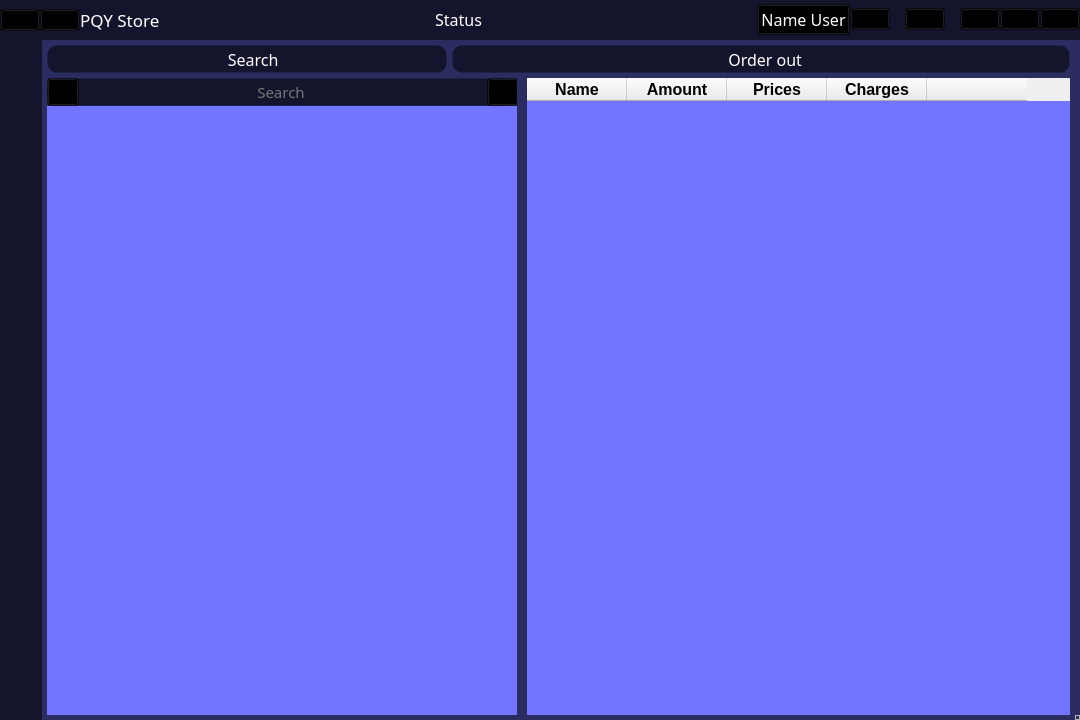
<?xml version="1.0" encoding="UTF-8"?>
<ui version="4.0">
 <class>MainWindow</class>
 <widget class="QMainWindow" name="MainWindow">
  <property name="geometry">
   <rect>
    <x>0</x>
    <y>0</y>
    <width>1080</width>
    <height>720</height>
   </rect>
  </property>
  <property name="windowTitle">
   <string>MainWindow</string>
  </property>
  <property name="styleSheet">
   <string notr="true">#printbill, #search_btn{
	color: #fff;
	font: 12pt Comfortaa;
	background-color: #14142c;
	border: 1px solid;
	border-radius: 10px;
	border-color: transparent;
}
#widget_7 QPushButton:hover{
	background-color: #252552;
	border-color: #6969ea;
}
#tableWidget, #table_search{
	background-color: #7275ff;
}
#label_search{
	color: #777;
	font: 11pt Comfortaa;
	background-color: #14142c;
	border: 1px solid;
	border-radius: 10px;
	border-color: transparent;
}
#search_box{
	background-color: transparent;
	color: #fff;
	font: 11pt Comfortaa;
	border: 1px solid;
	border-radius: 7px;
	border-color: transparent;
}
#widget_8 QPushButton{
	background-color: transparent;
}

*{}

#name_app{
	font: 13pt Comfortaa;
	color: #fff
}
#name_user, #status_title{
	color: #fff;
	font: 12pt Comfortaa;
}

#title_bar QPushButton{
	background-color: transparent;
}
#title_bar{
	background-color: #14142c;
}
#centralwidget{
	background-color: #2b2c60;
}
#left_menu{
	background-color: #14142c;
}
#left_menu QPushButton {
	min-width: 40px;
	min-height: 40px;
	border: 1px solid;
	border-color: transparent;
	background-color: transparent;
}
#left_menu QPushButton:hover {
	background-color: #252552;
	border-top-color: #6969ea;
	border-bottom-color: #6969ea;
}
QToolTip {
	color: #fff;
	font: 10pt Comfortaa;
	background-color: rgba(100, 100, 100, 100);
	border: 1px solid;
	border-radius: 7px;
	border-color: #fff;
}</string>
  </property>
  <widget class="QWidget" name="centralwidget">
   <layout class="QVBoxLayout" name="verticalLayout">
    <property name="spacing">
     <number>0</number>
    </property>
    <property name="leftMargin">
     <number>0</number>
    </property>
    <property name="topMargin">
     <number>0</number>
    </property>
    <property name="rightMargin">
     <number>0</number>
    </property>
    <property name="bottomMargin">
     <number>0</number>
    </property>
    <item alignment="Qt::AlignTop">
     <widget class="QWidget" name="title_bar" native="true">
      <property name="minimumSize">
       <size>
        <width>0</width>
        <height>40</height>
       </size>
      </property>
      <layout class="QHBoxLayout" name="horizontalLayout">
       <property name="spacing">
        <number>0</number>
       </property>
       <property name="leftMargin">
        <number>0</number>
       </property>
       <property name="topMargin">
        <number>0</number>
       </property>
       <property name="rightMargin">
        <number>0</number>
       </property>
       <property name="bottomMargin">
        <number>0</number>
       </property>
       <item alignment="Qt::AlignLeft|Qt::AlignVCenter">
        <widget class="QWidget" name="logo" native="true">
         <property name="toolTip">
          <string>Built &amp; developed by PQY Team</string>
         </property>
         <layout class="QHBoxLayout" name="horizontalLayout_3">
          <property name="spacing">
           <number>0</number>
          </property>
          <property name="leftMargin">
           <number>0</number>
          </property>
          <property name="topMargin">
           <number>0</number>
          </property>
          <property name="rightMargin">
           <number>0</number>
          </property>
          <property name="bottomMargin">
           <number>0</number>
          </property>
          <item>
           <widget class="QPushButton" name="left_menu_btn">
            <property name="minimumSize">
             <size>
              <width>40</width>
              <height>0</height>
             </size>
            </property>
            <property name="toolTip">
             <string>Menu</string>
            </property>
            <property name="text">
             <string/>
            </property>
            <property name="icon">
             <iconset>
              <normaloff>../icons/menu-white.svg</normaloff>../icons/menu-white.svg</iconset>
            </property>
            <property name="iconSize">
             <size>
              <width>30</width>
              <height>30</height>
             </size>
            </property>
            <property name="shortcut">
             <string>Ctrl+Tab</string>
            </property>
           </widget>
          </item>
          <item alignment="Qt::AlignLeft|Qt::AlignVCenter">
           <widget class="QPushButton" name="logo_app">
            <property name="text">
             <string/>
            </property>
            <property name="icon">
             <iconset>
              <normaloff>../Image/OLD/0a890a8477d7b889e1c6.jpg</normaloff>../Image/OLD/0a890a8477d7b889e1c6.jpg</iconset>
            </property>
            <property name="iconSize">
             <size>
              <width>32</width>
              <height>32</height>
             </size>
            </property>
           </widget>
          </item>
          <item alignment="Qt::AlignLeft|Qt::AlignVCenter">
           <widget class="QLabel" name="name_app">
            <property name="text">
             <string>PQY Store</string>
            </property>
           </widget>
          </item>
         </layout>
         <zorder>logo_app</zorder>
         <zorder>name_app</zorder>
         <zorder>left_menu_btn</zorder>
        </widget>
       </item>
       <item alignment="Qt::AlignVCenter">
        <widget class="QWidget" name="widget_status" native="true">
         <property name="sizePolicy">
          <sizepolicy hsizetype="Expanding" vsizetype="Preferred">
           <horstretch>0</horstretch>
           <verstretch>0</verstretch>
          </sizepolicy>
         </property>
         <layout class="QVBoxLayout" name="verticalLayout_2">
          <property name="spacing">
           <number>0</number>
          </property>
          <property name="leftMargin">
           <number>0</number>
          </property>
          <property name="topMargin">
           <number>0</number>
          </property>
          <property name="rightMargin">
           <number>0</number>
          </property>
          <property name="bottomMargin">
           <number>0</number>
          </property>
          <item>
           <widget class="QLabel" name="status_title">
            <property name="sizePolicy">
             <sizepolicy hsizetype="Preferred" vsizetype="Preferred">
              <horstretch>0</horstretch>
              <verstretch>0</verstretch>
             </sizepolicy>
            </property>
            <property name="text">
             <string>Status</string>
            </property>
            <property name="alignment">
             <set>Qt::AlignCenter</set>
            </property>
           </widget>
          </item>
         </layout>
        </widget>
       </item>
       <item alignment="Qt::AlignRight|Qt::AlignVCenter">
        <widget class="QWidget" name="widget_profile" native="true">
         <layout class="QHBoxLayout" name="horizontalLayout_2">
          <property name="spacing">
           <number>0</number>
          </property>
          <property name="leftMargin">
           <number>0</number>
          </property>
          <property name="topMargin">
           <number>0</number>
          </property>
          <property name="rightMargin">
           <number>0</number>
          </property>
          <property name="bottomMargin">
           <number>0</number>
          </property>
          <item>
           <widget class="QPushButton" name="name_user">
            <property name="toolTip">
             <string>Profile</string>
            </property>
            <property name="layoutDirection">
             <enum>Qt::RightToLeft</enum>
            </property>
            <property name="text">
             <string>Name User</string>
            </property>
            <property name="icon">
             <iconset>
              <normaloff>../icons/user-white.svg</normaloff>../icons/user-white.svg</iconset>
            </property>
            <property name="iconSize">
             <size>
              <width>30</width>
              <height>30</height>
             </size>
            </property>
           </widget>
          </item>
          <item>
           <widget class="QPushButton" name="log_out">
            <property name="toolTip">
             <string>Log out</string>
            </property>
            <property name="text">
             <string/>
            </property>
            <property name="icon">
             <iconset>
              <normaloff>../icons/log-out-white.svg</normaloff>../icons/log-out-white.svg</iconset>
            </property>
            <property name="iconSize">
             <size>
              <width>30</width>
              <height>26</height>
             </size>
            </property>
           </widget>
          </item>
          <item>
           <widget class="QLabel" name="label">
            <property name="minimumSize">
             <size>
              <width>15</width>
              <height>0</height>
             </size>
            </property>
            <property name="text">
             <string/>
            </property>
           </widget>
          </item>
          <item>
           <widget class="QPushButton" name="return_home">
            <property name="toolTip">
             <string>Home</string>
            </property>
            <property name="text">
             <string/>
            </property>
            <property name="icon">
             <iconset>
              <normaloff>../icons/home-white.svg</normaloff>../icons/home-white.svg</iconset>
            </property>
            <property name="iconSize">
             <size>
              <width>40</width>
              <height>26</height>
             </size>
            </property>
           </widget>
          </item>
          <item>
           <widget class="QLabel" name="label_2">
            <property name="minimumSize">
             <size>
              <width>15</width>
              <height>0</height>
             </size>
            </property>
            <property name="text">
             <string/>
            </property>
           </widget>
          </item>
          <item>
           <widget class="QPushButton" name="minimize_btn">
            <property name="toolTip">
             <string>Minimize</string>
            </property>
            <property name="statusTip">
             <string extracomment="Minimize"/>
            </property>
            <property name="accessibleDescription">
             <string/>
            </property>
            <property name="text">
             <string/>
            </property>
            <property name="icon">
             <iconset>
              <normaloff>../icons/minus-white.svg</normaloff>../icons/minus-white.svg</iconset>
            </property>
            <property name="iconSize">
             <size>
              <width>30</width>
              <height>25</height>
             </size>
            </property>
           </widget>
          </item>
          <item>
           <widget class="QPushButton" name="maximize_btn">
            <property name="toolTip">
             <string>Maximize</string>
            </property>
            <property name="text">
             <string/>
            </property>
            <property name="icon">
             <iconset>
              <normaloff>../icons/square-white.svg</normaloff>../icons/square-white.svg</iconset>
            </property>
            <property name="iconSize">
             <size>
              <width>30</width>
              <height>22</height>
             </size>
            </property>
           </widget>
          </item>
          <item>
           <widget class="QPushButton" name="close_btn">
            <property name="toolTip">
             <string>Close</string>
            </property>
            <property name="text">
             <string/>
            </property>
            <property name="icon">
             <iconset>
              <normaloff>../icons/x-white.svg</normaloff>../icons/x-white.svg</iconset>
            </property>
            <property name="iconSize">
             <size>
              <width>30</width>
              <height>25</height>
             </size>
            </property>
           </widget>
          </item>
         </layout>
        </widget>
       </item>
      </layout>
     </widget>
    </item>
    <item>
     <widget class="QWidget" name="screen_app" native="true">
      <property name="sizePolicy">
       <sizepolicy hsizetype="Expanding" vsizetype="Expanding">
        <horstretch>0</horstretch>
        <verstretch>0</verstretch>
       </sizepolicy>
      </property>
      <layout class="QHBoxLayout" name="horizontalLayout_6">
       <property name="spacing">
        <number>0</number>
       </property>
       <property name="leftMargin">
        <number>0</number>
       </property>
       <property name="topMargin">
        <number>0</number>
       </property>
       <property name="rightMargin">
        <number>0</number>
       </property>
       <property name="bottomMargin">
        <number>0</number>
       </property>
       <item>
        <widget class="QWidget" name="left_menu" native="true">
         <property name="styleSheet">
          <string notr="true"/>
         </property>
         <layout class="QVBoxLayout" name="verticalLayout_3">
          <property name="spacing">
           <number>0</number>
          </property>
          <property name="leftMargin">
           <number>0</number>
          </property>
          <property name="topMargin">
           <number>5</number>
          </property>
          <property name="rightMargin">
           <number>0</number>
          </property>
          <property name="bottomMargin">
           <number>10</number>
          </property>
          <item>
           <widget class="QPushButton" name="sell_button">
            <property name="sizePolicy">
             <sizepolicy hsizetype="Preferred" vsizetype="Preferred">
              <horstretch>0</horstretch>
              <verstretch>0</verstretch>
             </sizepolicy>
            </property>
            <property name="cursor">
             <cursorShape>PointingHandCursor</cursorShape>
            </property>
            <property name="toolTip">
             <string>Sell</string>
            </property>
            <property name="layoutDirection">
             <enum>Qt::LeftToRight</enum>
            </property>
            <property name="text">
             <string/>
            </property>
            <property name="icon">
             <iconset>
              <normaloff>../icons/shopping-cart-white.svg</normaloff>../icons/shopping-cart-white.svg</iconset>
            </property>
            <property name="iconSize">
             <size>
              <width>30</width>
              <height>30</height>
             </size>
            </property>
           </widget>
          </item>
          <item>
           <widget class="QPushButton" name="shift_summary_btn">
            <property name="sizePolicy">
             <sizepolicy hsizetype="Minimum" vsizetype="Minimum">
              <horstretch>0</horstretch>
              <verstretch>0</verstretch>
             </sizepolicy>
            </property>
            <property name="cursor">
             <cursorShape>PointingHandCursor</cursorShape>
            </property>
            <property name="toolTip">
             <string>Shift Work</string>
            </property>
            <property name="layoutDirection">
             <enum>Qt::LeftToRight</enum>
            </property>
            <property name="text">
             <string/>
            </property>
            <property name="icon">
             <iconset>
              <normaloff>../icons/fast-forward-white.svg</normaloff>../icons/fast-forward-white.svg</iconset>
            </property>
            <property name="iconSize">
             <size>
              <width>30</width>
              <height>30</height>
             </size>
            </property>
           </widget>
          </item>
          <item>
           <widget class="QPushButton" name="view_stock_btn">
            <property name="sizePolicy">
             <sizepolicy hsizetype="Minimum" vsizetype="Minimum">
              <horstretch>0</horstretch>
              <verstretch>0</verstretch>
             </sizepolicy>
            </property>
            <property name="cursor">
             <cursorShape>PointingHandCursor</cursorShape>
            </property>
            <property name="toolTip">
             <string>Warehouse</string>
            </property>
            <property name="layoutDirection">
             <enum>Qt::RightToLeft</enum>
            </property>
            <property name="text">
             <string/>
            </property>
            <property name="icon">
             <iconset>
              <normaloff>../icons/package-white.svg</normaloff>../icons/package-white.svg</iconset>
            </property>
            <property name="iconSize">
             <size>
              <width>30</width>
              <height>30</height>
             </size>
            </property>
           </widget>
          </item>
          <item>
           <widget class="QPushButton" name="view_history_btn">
            <property name="sizePolicy">
             <sizepolicy hsizetype="Minimum" vsizetype="Minimum">
              <horstretch>0</horstretch>
              <verstretch>0</verstretch>
             </sizepolicy>
            </property>
            <property name="cursor">
             <cursorShape>PointingHandCursor</cursorShape>
            </property>
            <property name="toolTip">
             <string>History</string>
            </property>
            <property name="layoutDirection">
             <enum>Qt::RightToLeft</enum>
            </property>
            <property name="text">
             <string/>
            </property>
            <property name="icon">
             <iconset>
              <normaloff>../icons/book-white.svg</normaloff>../icons/book-white.svg</iconset>
            </property>
            <property name="iconSize">
             <size>
              <width>30</width>
              <height>30</height>
             </size>
            </property>
           </widget>
          </item>
          <item>
           <widget class="QPushButton" name="import_export_btn">
            <property name="sizePolicy">
             <sizepolicy hsizetype="Minimum" vsizetype="Minimum">
              <horstretch>0</horstretch>
              <verstretch>0</verstretch>
             </sizepolicy>
            </property>
            <property name="cursor">
             <cursorShape>PointingHandCursor</cursorShape>
            </property>
            <property name="toolTip">
             <string>Import - Export</string>
            </property>
            <property name="text">
             <string/>
            </property>
            <property name="icon">
             <iconset>
              <normaloff>../icons/truck-white.svg</normaloff>../icons/truck-white.svg</iconset>
            </property>
            <property name="iconSize">
             <size>
              <width>30</width>
              <height>30</height>
             </size>
            </property>
           </widget>
          </item>
          <item>
           <widget class="QPushButton" name="signup">
            <property name="sizePolicy">
             <sizepolicy hsizetype="Minimum" vsizetype="Minimum">
              <horstretch>0</horstretch>
              <verstretch>0</verstretch>
             </sizepolicy>
            </property>
            <property name="cursor">
             <cursorShape>PointingHandCursor</cursorShape>
            </property>
            <property name="toolTip">
             <string>Add  member</string>
            </property>
            <property name="layoutDirection">
             <enum>Qt::RightToLeft</enum>
            </property>
            <property name="text">
             <string/>
            </property>
            <property name="icon">
             <iconset>
              <normaloff>../icons/user-plus-white.svg</normaloff>../icons/user-plus-white.svg</iconset>
            </property>
            <property name="iconSize">
             <size>
              <width>30</width>
              <height>30</height>
             </size>
            </property>
           </widget>
          </item>
          <item>
           <spacer name="verticalSpacer">
            <property name="orientation">
             <enum>Qt::Vertical</enum>
            </property>
            <property name="sizeHint" stdset="0">
             <size>
              <width>20</width>
              <height>40</height>
             </size>
            </property>
           </spacer>
          </item>
          <item>
           <widget class="QPushButton" name="close_left_menu">
            <property name="toolTip">
             <string>Close menu</string>
            </property>
            <property name="text">
             <string/>
            </property>
            <property name="icon">
             <iconset>
              <normaloff>../icons/x-circle-white.svg</normaloff>../icons/x-circle-white.svg</iconset>
            </property>
            <property name="iconSize">
             <size>
              <width>30</width>
              <height>30</height>
             </size>
            </property>
            <property name="shortcut">
             <string>Ctrl+Tab</string>
            </property>
           </widget>
          </item>
          <item>
           <widget class="QPushButton" name="help_btn">
            <property name="toolTip">
             <string>Help</string>
            </property>
            <property name="text">
             <string/>
            </property>
            <property name="icon">
             <iconset>
              <normaloff>../icons/help-circle-white.svg</normaloff>../icons/help-circle-white.svg</iconset>
            </property>
            <property name="iconSize">
             <size>
              <width>30</width>
              <height>30</height>
             </size>
            </property>
           </widget>
          </item>
          <item>
           <widget class="QPushButton" name="info_btn">
            <property name="toolTip">
             <string>Info</string>
            </property>
            <property name="text">
             <string/>
            </property>
            <property name="icon">
             <iconset>
              <normaloff>../icons/alert-circle-white.svg</normaloff>../icons/alert-circle-white.svg</iconset>
            </property>
            <property name="iconSize">
             <size>
              <width>30</width>
              <height>30</height>
             </size>
            </property>
           </widget>
          </item>
          <item>
           <widget class="QPushButton" name="contact_btn">
            <property name="toolTip">
             <string>Contact</string>
            </property>
            <property name="text">
             <string/>
            </property>
            <property name="icon">
             <iconset>
              <normaloff>../icons/phone-call-white.svg</normaloff>../icons/phone-call-white.svg</iconset>
            </property>
            <property name="iconSize">
             <size>
              <width>30</width>
              <height>30</height>
             </size>
            </property>
           </widget>
          </item>
          <item>
           <widget class="QPushButton" name="setting_btn">
            <property name="toolTip">
             <string>Setting</string>
            </property>
            <property name="text">
             <string/>
            </property>
            <property name="icon">
             <iconset>
              <normaloff>../icons/settings-white.svg</normaloff>../icons/settings-white.svg</iconset>
            </property>
            <property name="iconSize">
             <size>
              <width>30</width>
              <height>30</height>
             </size>
            </property>
           </widget>
          </item>
         </layout>
        </widget>
       </item>
       <item>
        <widget class="QWidget" name="main_screen" native="true">
         <property name="sizePolicy">
          <sizepolicy hsizetype="Expanding" vsizetype="Expanding">
           <horstretch>0</horstretch>
           <verstretch>0</verstretch>
          </sizepolicy>
         </property>
         <layout class="QVBoxLayout" name="verticalLayout_6">
          <property name="spacing">
           <number>0</number>
          </property>
          <property name="leftMargin">
           <number>0</number>
          </property>
          <property name="topMargin">
           <number>0</number>
          </property>
          <property name="rightMargin">
           <number>0</number>
          </property>
          <property name="bottomMargin">
           <number>0</number>
          </property>
          <item>
           <widget class="QWidget" name="widget_7" native="true">
            <layout class="QHBoxLayout" name="horizontalLayout_4">
             <property name="spacing">
              <number>5</number>
             </property>
             <property name="leftMargin">
              <number>5</number>
             </property>
             <property name="topMargin">
              <number>5</number>
             </property>
             <property name="rightMargin">
              <number>5</number>
             </property>
             <property name="bottomMargin">
              <number>0</number>
             </property>
             <item>
              <widget class="QPushButton" name="search_btn">
               <property name="minimumSize">
                <size>
                 <width>400</width>
                 <height>28</height>
                </size>
               </property>
               <property name="text">
                <string>   Search</string>
               </property>
               <property name="icon">
                <iconset>
                 <normaloff>../icons/search-white.svg</normaloff>../icons/search-white.svg</iconset>
               </property>
               <property name="iconSize">
                <size>
                 <width>20</width>
                 <height>20</height>
                </size>
               </property>
               <property name="shortcut">
                <string>Ctrl+S</string>
               </property>
              </widget>
             </item>
             <item>
              <widget class="QPushButton" name="printbill">
               <property name="sizePolicy">
                <sizepolicy hsizetype="Expanding" vsizetype="Fixed">
                 <horstretch>0</horstretch>
                 <verstretch>0</verstretch>
                </sizepolicy>
               </property>
               <property name="minimumSize">
                <size>
                 <width>0</width>
                 <height>28</height>
                </size>
               </property>
               <property name="styleSheet">
                <string notr="true"/>
               </property>
               <property name="text">
                <string>  Order out</string>
               </property>
               <property name="icon">
                <iconset>
                 <normaloff>../icons/printer-white.svg</normaloff>../icons/printer-white.svg</iconset>
               </property>
               <property name="iconSize">
                <size>
                 <width>20</width>
                 <height>20</height>
                </size>
               </property>
               <property name="shortcut">
                <string>Ctrl+P</string>
               </property>
              </widget>
             </item>
            </layout>
           </widget>
          </item>
          <item>
           <widget class="QWidget" name="widget_8" native="true">
            <layout class="QHBoxLayout" name="horizontalLayout_5">
             <property name="spacing">
              <number>0</number>
             </property>
             <property name="leftMargin">
              <number>0</number>
             </property>
             <property name="topMargin">
              <number>0</number>
             </property>
             <property name="rightMargin">
              <number>0</number>
             </property>
             <property name="bottomMargin">
              <number>0</number>
             </property>
             <item>
              <widget class="QWidget" name="widget_search" native="true">
               <property name="enabled">
                <bool>true</bool>
               </property>
               <property name="maximumSize">
                <size>
                 <width>480</width>
                 <height>16777215</height>
                </size>
               </property>
               <layout class="QVBoxLayout" name="verticalLayout_4">
                <property name="spacing">
                 <number>0</number>
                </property>
                <property name="leftMargin">
                 <number>5</number>
                </property>
                <property name="topMargin">
                 <number>5</number>
                </property>
                <property name="rightMargin">
                 <number>5</number>
                </property>
                <property name="bottomMargin">
                 <number>5</number>
                </property>
                <item>
                 <widget class="QWidget" name="widget" native="true">
                  <property name="minimumSize">
                   <size>
                    <width>0</width>
                    <height>28</height>
                   </size>
                  </property>
                  <widget class="QLineEdit" name="search_box">
                   <property name="geometry">
                    <rect>
                     <x>30</x>
                     <y>0</y>
                     <width>411</width>
                     <height>28</height>
                    </rect>
                   </property>
                   <property name="sizePolicy">
                    <sizepolicy hsizetype="Minimum" vsizetype="Fixed">
                     <horstretch>0</horstretch>
                     <verstretch>0</verstretch>
                    </sizepolicy>
                   </property>
                   <property name="minimumSize">
                    <size>
                     <width>200</width>
                     <height>0</height>
                    </size>
                   </property>
                   <property name="maximumSize">
                    <size>
                     <width>450</width>
                     <height>16777215</height>
                    </size>
                   </property>
                   <property name="font">
                    <font>
                     <family>Comfortaa</family>
                     <pointsize>11</pointsize>
                     <weight>50</weight>
                     <italic>false</italic>
                     <bold>false</bold>
                    </font>
                   </property>
                   <property name="styleSheet">
                    <string notr="true"/>
                   </property>
                   <property name="text">
                    <string/>
                   </property>
                   <property name="alignment">
                    <set>Qt::AlignCenter</set>
                   </property>
                  </widget>
                  <widget class="QLabel" name="label_search">
                   <property name="enabled">
                    <bool>true</bool>
                   </property>
                   <property name="geometry">
                    <rect>
                     <x>0</x>
                     <y>0</y>
                     <width>468</width>
                     <height>28</height>
                    </rect>
                   </property>
                   <property name="sizePolicy">
                    <sizepolicy hsizetype="Preferred" vsizetype="Preferred">
                     <horstretch>0</horstretch>
                     <verstretch>0</verstretch>
                    </sizepolicy>
                   </property>
                   <property name="text">
                    <string>Search</string>
                   </property>
                   <property name="scaledContents">
                    <bool>false</bool>
                   </property>
                   <property name="alignment">
                    <set>Qt::AlignCenter</set>
                   </property>
                   <property name="indent">
                    <number>-1</number>
                   </property>
                  </widget>
                  <widget class="QPushButton" name="close_search_btn">
                   <property name="geometry">
                    <rect>
                     <x>440</x>
                     <y>0</y>
                     <width>32</width>
                     <height>28</height>
                    </rect>
                   </property>
                   <property name="text">
                    <string/>
                   </property>
                   <property name="icon">
                    <iconset>
                     <normaloff>../icons/x-circle-white.svg</normaloff>../icons/x-circle-white.svg</iconset>
                   </property>
                   <property name="iconSize">
                    <size>
                     <width>20</width>
                     <height>20</height>
                    </size>
                   </property>
                   <property name="shortcut">
                    <string>Ctrl+S</string>
                   </property>
                  </widget>
                  <widget class="QPushButton" name="pushButton_7">
                   <property name="geometry">
                    <rect>
                     <x>0</x>
                     <y>0</y>
                     <width>32</width>
                     <height>28</height>
                    </rect>
                   </property>
                   <property name="text">
                    <string/>
                   </property>
                   <property name="icon">
                    <iconset>
                     <normaloff>../icons/search-white.svg</normaloff>../icons/search-white.svg</iconset>
                   </property>
                   <property name="iconSize">
                    <size>
                     <width>20</width>
                     <height>20</height>
                    </size>
                   </property>
                  </widget>
                  <zorder>label_search</zorder>
                  <zorder>close_search_btn</zorder>
                  <zorder>pushButton_7</zorder>
                  <zorder>search_box</zorder>
                 </widget>
                </item>
                <item>
                 <widget class="QTableWidget" name="table_search">
                  <property name="enabled">
                   <bool>true</bool>
                  </property>
                  <property name="sizePolicy">
                   <sizepolicy hsizetype="Expanding" vsizetype="Expanding">
                    <horstretch>0</horstretch>
                    <verstretch>0</verstretch>
                   </sizepolicy>
                  </property>
                  <property name="baseSize">
                   <size>
                    <width>600</width>
                    <height>500</height>
                   </size>
                  </property>
                  <property name="font">
                   <font>
                    <family>Comfortaa</family>
                    <pointsize>10</pointsize>
                    <weight>50</weight>
                    <italic>false</italic>
                    <bold>false</bold>
                   </font>
                  </property>
                  <property name="cursor" stdset="0">
                   <cursorShape>PointingHandCursor</cursorShape>
                  </property>
                  <property name="styleSheet">
                   <string notr="true"/>
                  </property>
                  <property name="frameShape">
                   <enum>QFrame::NoFrame</enum>
                  </property>
                  <property name="frameShadow">
                   <enum>QFrame::Sunken</enum>
                  </property>
                  <property name="lineWidth">
                   <number>1</number>
                  </property>
                  <property name="editTriggers">
                   <set>QAbstractItemView::NoEditTriggers</set>
                  </property>
                  <property name="gridStyle">
                   <enum>Qt::DashLine</enum>
                  </property>
                  <property name="sortingEnabled">
                   <bool>false</bool>
                  </property>
                  <property name="cornerButtonEnabled">
                   <bool>true</bool>
                  </property>
                  <attribute name="horizontalHeaderVisible">
                   <bool>false</bool>
                  </attribute>
                  <column>
                   <property name="text">
                    <string/>
                   </property>
                   <property name="font">
                    <font>
                     <pointsize>12</pointsize>
                    </font>
                   </property>
                   <property name="textAlignment">
                    <set>AlignCenter</set>
                   </property>
                  </column>
                  <column>
                   <property name="text">
                    <string>Name</string>
                   </property>
                   <property name="font">
                    <font>
                     <pointsize>12</pointsize>
                    </font>
                   </property>
                  </column>
                 </widget>
                </item>
               </layout>
              </widget>
             </item>
             <item>
              <widget class="QWidget" name="widget_2" native="true">
               <layout class="QVBoxLayout" name="verticalLayout_5">
                <property name="spacing">
                 <number>5</number>
                </property>
                <property name="leftMargin">
                 <number>5</number>
                </property>
                <property name="topMargin">
                 <number>5</number>
                </property>
                <property name="rightMargin">
                 <number>5</number>
                </property>
                <property name="bottomMargin">
                 <number>5</number>
                </property>
                <item>
                 <widget class="QTableWidget" name="tableWidget">
                  <property name="minimumSize">
                   <size>
                    <width>530</width>
                    <height>0</height>
                   </size>
                  </property>
                  <property name="font">
                   <font>
                    <family>Comfortaa</family>
                    <pointsize>10</pointsize>
                    <weight>50</weight>
                    <italic>false</italic>
                    <bold>false</bold>
                   </font>
                  </property>
                  <property name="styleSheet">
                   <string notr="true"/>
                  </property>
                  <property name="frameShape">
                   <enum>QFrame::NoFrame</enum>
                  </property>
                  <property name="editTriggers">
                   <set>QAbstractItemView::DoubleClicked</set>
                  </property>
                  <property name="gridStyle">
                   <enum>Qt::DashLine</enum>
                  </property>
                  <column>
                   <property name="text">
                    <string>Name</string>
                   </property>
                   <property name="font">
                    <font>
                     <pointsize>12</pointsize>
                     <weight>75</weight>
                     <bold>true</bold>
                    </font>
                   </property>
                  </column>
                  <column>
                   <property name="text">
                    <string>Amount</string>
                   </property>
                   <property name="font">
                    <font>
                     <pointsize>12</pointsize>
                     <weight>75</weight>
                     <bold>true</bold>
                    </font>
                   </property>
                  </column>
                  <column>
                   <property name="text">
                    <string>Prices</string>
                   </property>
                   <property name="font">
                    <font>
                     <pointsize>12</pointsize>
                     <weight>75</weight>
                     <bold>true</bold>
                    </font>
                   </property>
                  </column>
                  <column>
                   <property name="text">
                    <string>Charges</string>
                   </property>
                   <property name="font">
                    <font>
                     <pointsize>12</pointsize>
                     <weight>75</weight>
                     <bold>true</bold>
                    </font>
                   </property>
                  </column>
                  <column>
                   <property name="text">
                    <string/>
                   </property>
                  </column>
                 </widget>
                </item>
               </layout>
              </widget>
             </item>
            </layout>
           </widget>
          </item>
         </layout>
        </widget>
       </item>
       <item alignment="Qt::AlignRight|Qt::AlignBottom">
        <widget class="QFrame" name="size_grip">
         <property name="sizePolicy">
          <sizepolicy hsizetype="Minimum" vsizetype="Minimum">
           <horstretch>0</horstretch>
           <verstretch>0</verstretch>
          </sizepolicy>
         </property>
         <property name="minimumSize">
          <size>
           <width>5</width>
           <height>5</height>
          </size>
         </property>
         <property name="frameShape">
          <enum>QFrame::StyledPanel</enum>
         </property>
         <property name="frameShadow">
          <enum>QFrame::Raised</enum>
         </property>
        </widget>
       </item>
      </layout>
     </widget>
    </item>
   </layout>
  </widget>
 </widget>
 <resources/>
 <connections/>
</ui>
